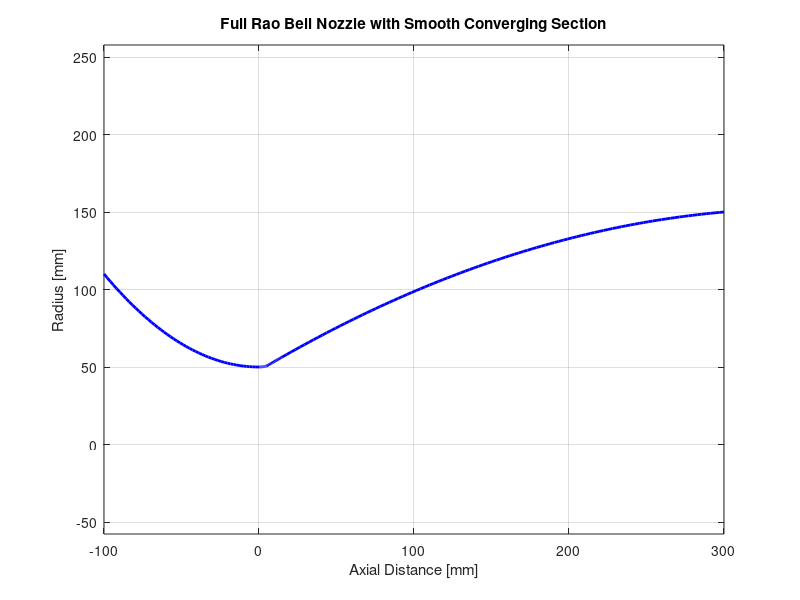

Here is the MATLAB script that generated this plot:
clc; clear;

%==== NOZZLE DIMENSIONS (in meters) ====
rc = 0.110;        % Chamber radius
rt = 0.050;        % Throat radius
re = 0.150;        % Exit radius
L_conv = 0.10;    % Length of converging section
L_bell = 0.300;    % Diverging section length
theta_n = deg2rad(15); % Arc exit angle [rad]
theta_e = deg2rad(5);  % Nozzle exit angle [rad]

%==== RAO ARC SECTION ====
R_throat = 0.382 * rt;
theta_arc = linspace(0, theta_n, 50);
x_arc = R_throat * sin(theta_arc);
y_arc = rt + R_throat * (1 - cos(theta_arc));

%==== PARABOLIC DIVERGING SECTION ====
x0 = R_throat * sin(theta_n);
y0 = rt + R_throat * (1 - cos(theta_n));
A = [x0^2, x0, 1;
     L_bell^2, L_bell, 1;
     2*L_bell, 1, 0];
B = [y0; re; tan(theta_e)];
coeffs = A \ B;
a = coeffs(1); b = coeffs(2); c = coeffs(3);
x_para_early = linspace(x0, x0 + 0.01, 15);
x_para_main  = linspace(x0 + 0.01, L_bell, 100);
x_para = unique([x_para_early, x_para_main]);
y_para = a * x_para.^2 + b * x_para + c;

%==== PARABOLIC CONVERGING SECTION ====
% We'll create a parabola from x = -L_conv to 0 (throat at x = 0)
% Constraints:
%   y(-L_conv) = rc
%   y(0) = rt
%   dy/dx(0) = tan(theta_c) = slope of arc at start

theta_c = deg2rad(30);  % Arbitrary chamber angle (can be adjusted)
slope_throat = tan(theta_arc(1));  % Match arc slope at throat

A_conv = [(-L_conv)^2, -L_conv, 1;
          0, 0, 1;
          0, 1, 0];
B_conv = [rc; rt; slope_throat];
coeffs_conv = A_conv \ B_conv;
a_c = coeffs_conv(1); b_c = coeffs_conv(2); c_c = coeffs_conv(3);

x_conv = linspace(-L_conv, 0, 50);
y_conv = a_c * x_conv.^2 + b_c * x_conv + c_c;

%==== COMBINE FULL PROFILE ====
x_full = [x_conv, x_arc, x_para] * 1000;  % mm
y_full = [y_conv, y_arc, y_para] * 1000;  % mm
z_full = zeros(size(x_full));

%==== EXPORT TO TXT FILE ====
fid = fopen('nozzle_full_upper_contour_mm.txt', 'w');
for i = 1:length(x_full)
    fprintf(fid, '%.6f, %.6f, %.6f\n', x_full(i), y_full(i), z_full(i));
end
fclose(fid);
disp('Export complete: nozzle_full_upper_contour_mm.txt');

%==== PLOT PROFILE ====
figure;
plot(x_full, y_full, 'b-', 'LineWidth', 2);
xlabel('Axial Distance [mm]');
ylabel('Radius [mm]');
title('Full Rao Bell Nozzle with Smooth Converging Section');
grid on; axis equal;
